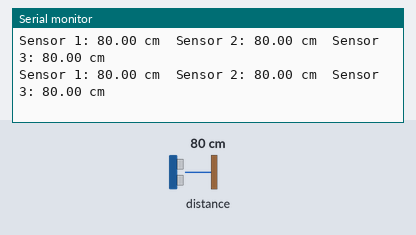
The sketch below on a simulated Arduino Uno, built with avr-gcc and run on an emulated ATmega328P. Shown: the last lines printed to the serial monitor. The inputs (shaded band) are chosen by the test bench; at power-on: distance to the obstacle 80 cm.

Above: at 1.2 s.
1.3 s: distance to the obstacle set to 2 cm
At 1.37 s:
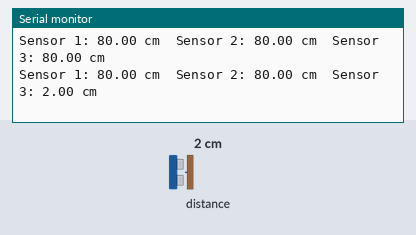
4.3 s: distance to the obstacle set to 18 cm
At 4.38 s:
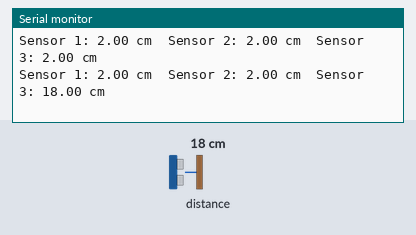
10.3 s: distance to the obstacle set to 120 cm
At 10.43 s:
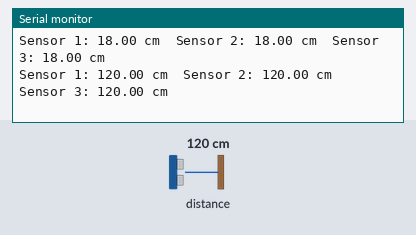
Timing chart, 0 to 13.3 s (numbered marks = the images above; inputs shaded):
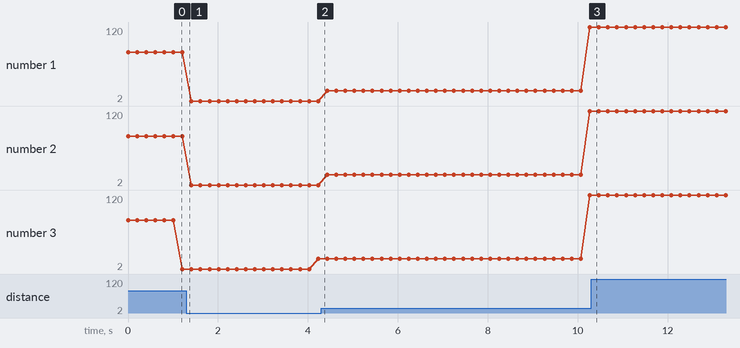

Measured:
- plotted number 1: 2 → 120 after the input at 4.3 s
- plotted number 2: 2 → 120 after the input at 4.3 s
- plotted number 3: 2 → 18 after the input at 1.3 s, 18 → 120 after the input at 4.3 s

The sketch:

POLULU_testes_sensores_lasers.ino
```cpp
#include <Wire.h>
#include <VL53L0X.h>

// Criar instâncias para cada sensor
VL53L0X sensor1;
VL53L0X sensor2;
VL53L0X sensor3;

#define TCA_ADDR 0x70  // Endereço do PCA9548A

void setup() {
  Serial.begin(9600);
  Wire.begin();

  // Inicializa os sensores via multiplexador
  inicia_lasers();

  // Configuração de modo de medição contínua
  tca_select(0x02);  // Ativa canal do sensor 1
  sensor1.startContinuous();

  tca_select(0x04);  // Ativa canal do sensor 2
  sensor2.startContinuous();

  tca_select(0x08);  // Ativa canal do sensor 3
  sensor3.startContinuous();
}

void loop() {
  tca_select(0x02);  // Ativa canal do sensor 1
  Serial.print("Sensor 1: ");
  Serial.print(sensor1.readRangeContinuousMillimeters() / 10.0);
  Serial.print(" cm\t");

  tca_select(0x04);  // Ativa canal do sensor 2
  Serial.print("Sensor 2: ");
  Serial.print(sensor2.readRangeContinuousMillimeters() / 10.0);
  Serial.print(" cm\t");

  tca_select(0x08);  // Ativa canal do sensor 3
  Serial.print("Sensor 3: ");
  Serial.print(sensor3.readRangeContinuousMillimeters() / 10.0);
  Serial.println(" cm");

  delay(100);
}

// Função para selecionar o canal do PCA9548A
void tca_select(uint8_t canal) {
  Wire.beginTransmission(TCA_ADDR);
  //Wire.write(1 << canal);  // Ativa apenas o canal desejado
  Wire.endTransmission();
}

// Função para inicializar os sensores via multiplexador
void inicia_lasers() {
  tca_select(0x02);  // Ativa canal do sensor 1
  if (!sensor1.init()) {
    Serial.println("Falha ao iniciar o Sensor 1");
  }

  tca_select(0x04);  // Ativa canal do sensor 2
  if (!sensor2.init()) {
    Serial.println("Falha ao iniciar o Sensor 2");
  }

  tca_select(0x08);  // Ativa canal do sensor 3
  if (!sensor3.init()) {
    Serial.println("Falha ao iniciar o Sensor 3");
  }
}
```
